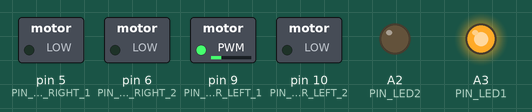
Simulated run of this sketch. Board: Arduino Uno, built with avr-gcc and run on an emulated ATmega328P. Parts: switched loads named in the sketch (green lamp = pin HIGH), output pins drawn as LEDs (lit = HIGH).

Above: at 0.05 s.
At 1.5 s:
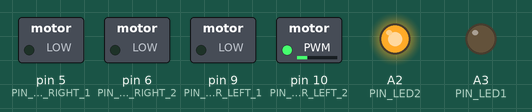
At 2.95 s:
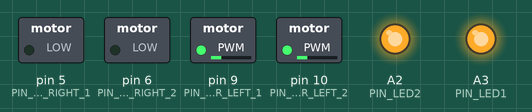
Timing chart, 0 to 6.9 s (numbered marks = the images above):
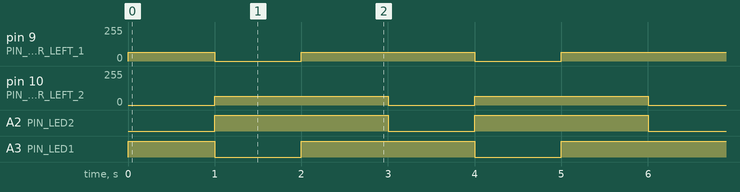

Measured:
- by itself, pin 9 (PIN_MOTOR_LEFT_1): repeats every 3.0 s: 0/255 1.0 s, 64/255 2.0 s
- by itself, pin 10 (PIN_MOTOR_LEFT_2): alternates 64/255 for 2.0 s and 0/255 for 1.0 s
- by itself, A2 (PIN_LED2): alternates HIGH for 2.0 s and LOW for 1.0 s
- by itself, A3 (PIN_LED1): repeats every 3.0 s: LOW 1.0 s, HIGH 2.0 s

The sketch:

drive_motor.ino
```cpp
#define PIN_MOTOR_LEFT_1 9
#define PIN_MOTOR_LEFT_2 10
#define PIN_MOTOR_RIGHT_1 5
#define PIN_MOTOR_RIGHT_2 6
#define PIN_LED1 A3
#define PIN_LED2 A2

void setup() {
  pinMode(PIN_LED1, OUTPUT);
  pinMode(PIN_LED2, OUTPUT);
  pinMode(PIN_MOTOR_LEFT_1, OUTPUT);
  pinMode(PIN_MOTOR_LEFT_2, OUTPUT);
  pinMode(PIN_MOTOR_RIGHT_1, OUTPUT);
  pinMode(PIN_MOTOR_RIGHT_2, OUTPUT);
}

void loop() {
  digitalWrite(PIN_LED1, HIGH);
  digitalWrite(PIN_LED2, LOW);
  analogWrite(PIN_MOTOR_LEFT_1, 64);
  analogWrite(PIN_MOTOR_LEFT_2, 0);
  delay(1000);
  digitalWrite(PIN_LED1, LOW);
  digitalWrite(PIN_LED2, HIGH);
  analogWrite(PIN_MOTOR_LEFT_1, 0);
  analogWrite(PIN_MOTOR_LEFT_2, 64);
  delay(1000);
  digitalWrite(PIN_LED1, HIGH);
  digitalWrite(PIN_LED2, HIGH);
  analogWrite(PIN_MOTOR_LEFT_1, 64);
  analogWrite(PIN_MOTOR_LEFT_2, 64);
  delay(1000);
}
```
